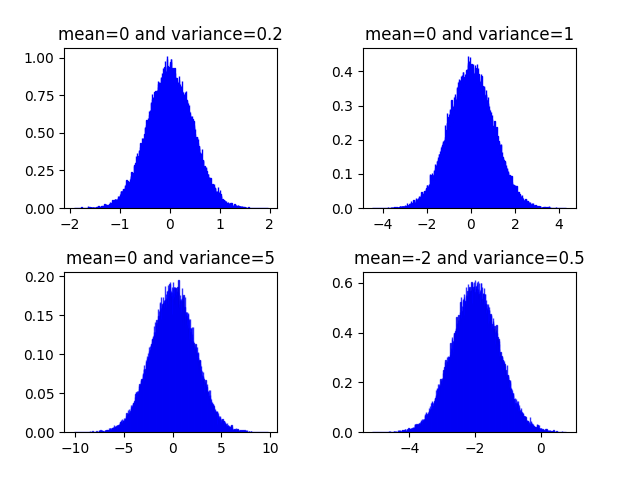

This chart was generated by the following Python code:
"""
2c
23b0932 Tejas Narendra Chaudhari
Avinash Chaudhari
Siddhanth Mulkikar
"""
import numpy as np
import numpy.random as random
import matplotlib.pyplot as plt
import scipy.stats as stats
import math

def sample(loc: float,scale: float) -> float:
    """
    Sample from the normal distribution with given loc and scale
    We have proved in the previous part that in order sample from the normal distribution using uniform distribution, we can use the inverse of the CDF of the normal distribution.
    stats.norm.ppf is the aproximation for the inverse of the CDF of the normal distribution (the exact inverse is not computable in closed form).
    """
    x = np.random.rand();
    return stats.norm.ppf(x, loc=loc, scale=scale)

N = 10**5


for i in range(N):
	if i == 0:
		samples1 = sample(0,math.sqrt(0.2))
	else:
		samples1 = np.append(samples1, sample(0,math.sqrt(0.2)))
plt.subplot(2,2,1)
plt.hist(samples1, bins=1000,  color='black', linewidth=1, edgecolor='blue', density=True)
plt.title('mean=0 and variance=0.2')

for i in range(N):
    if (i==0):
        samples2 = sample(0,math.sqrt(1))
    else:
        samples2 = np.append(samples2,sample(0,math.sqrt(1)))
plt.subplot(2,2,2)
plt.hist(samples2, bins=1000,  color='black', linewidth=1, edgecolor='blue', density=True)
plt.title('mean=0 and variance=1')

for i in range(N):
	if (i==0):
		samples3 = sample(0,math.sqrt(5))
	else:
		samples3 = np.append(samples3,sample(0,math.sqrt(5)))
plt.subplot(2,2,3)
plt.hist(samples3, bins=1000,  color='black', linewidth=1, edgecolor='blue', alpha=0.8, density=True)
plt.title('mean=0 and variance=5')
# plt.show()

for i in range(N):
	if (i==0):
		samples4 = sample(-2,math.sqrt(0.5))
	else:
		samples4 = np.append(samples4,sample(-2,math.sqrt(0.5)))
plt.subplot(2,2,4)
plt.hist(samples4, bins=1000,  color='black', linewidth=1, edgecolor='blue', alpha=0.8, density=True)
plt.title('mean=-2 and variance=0.5')
plt.subplots_adjust(left=0.1,bottom=0.1,right=0.9,top=0.9, wspace=0.4,hspace=0.4)

plt.savefig('2c.png') 
# plt.show()


#plotting the histograms in the same plot
plt.clf()
plt.hist(samples3, bins=1300, color='green', linewidth=1, alpha=0.8, density=True, label='mean=0, variance=5', fill=True, histtype='stepfilled')
plt.hist(samples2, bins=1300, color='red', linewidth=1, alpha=0.8, density=True, label='mean=0, variance=1', fill=True, histtype='stepfilled')
plt.hist(samples4, bins=1300, color='blue', linewidth=1, alpha=0.8, density=True, label='mean=-2, variance=0.5', fill=True, histtype='stepfilled')
plt.hist(samples1, bins=1300, color='black', linewidth=1, alpha=0.8, density=True, label='mean=0, variance=0.2', fill= True, histtype='stepfilled')
plt.legend()
#restcit the x axis
plt.xlabel('x')
plt.ylabel('p(x)')
plt.xlim(-5,5)
plt.show()